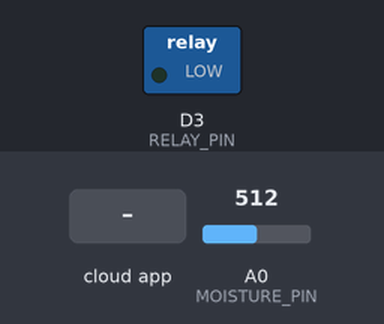
Simulated run of this sketch. Board: ESP8266 (NodeMCU). Shown: switched loads named in the sketch (green lamp = pin HIGH). The inputs (shaded band) are chosen by the test bench; at power-on: A0 (MOISTURE_PIN) = 512. WiFi joins after 1.5 s; servers stay silent unless stated; the Firebase database answers and starts empty; what the sketch prints to the serial monitor is not drawn.

Above: at 2.7 s.
2.8 s: A0 (MOISTURE_PIN) set to 488
At 3.3 s:
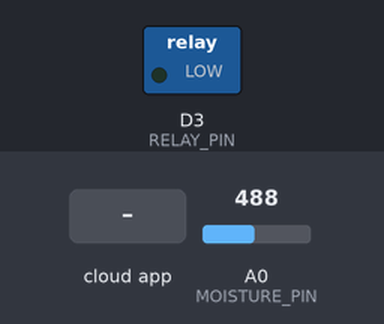
6.7 s: the phone or cloud app sets relay to 1
At 12.5 s:
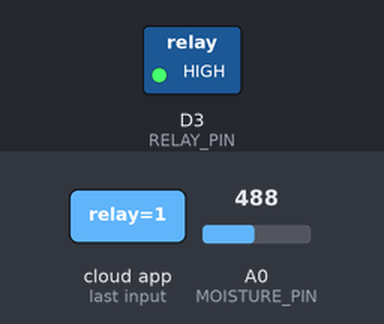
18.9 s: the phone or cloud app sets relay to 0
At 24.7 s:
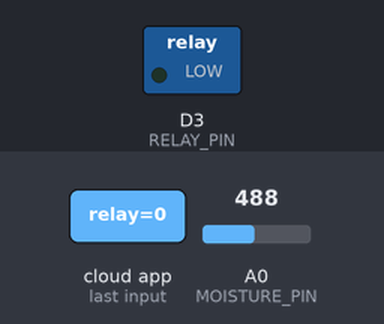
25.0 s: A0 (MOISTURE_PIN) set to 510
At 29.93 s:
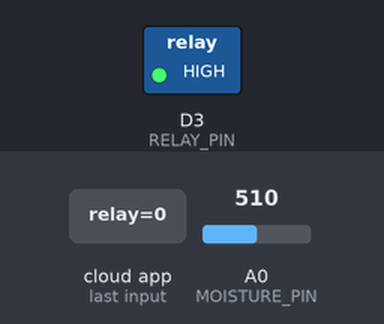
37.8 s: A0 (MOISTURE_PIN) set to 490
At 38.5 s:
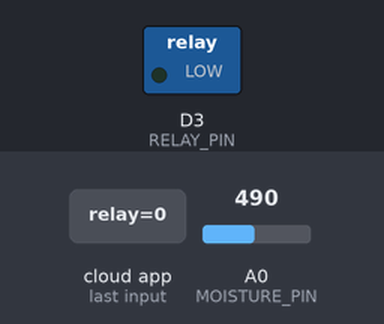
Timing chart, 0 to 40.8 s (numbered marks = the images above; inputs shaded):
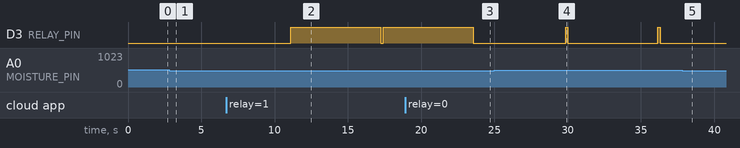

Measured:
- after the input at 2.8 s, D3 (RELAY_PIN): stays LOW (without the input it goes to HIGH after 1.9 s)
- after the input at 6.7 s, D3 (RELAY_PIN): LOW → HIGH after 4.4 s, → LOW 6.2 s later, → HIGH 0.15 s later
- after the input at 18.9 s, D3 (RELAY_PIN): goes on until 23.6 s, then stays LOW
- after the input at 25.0 s, D3 (RELAY_PIN): alternates HIGH for 0.15 s and LOW for 6.2 s, starting after 4.9 s
- after the input at 37.8 s, D3 (RELAY_PIN): stays LOW (without the input it goes to HIGH after 4.7 s)

The sketch:

moisture-firebase.ino
```cpp
#include <Arduino.h>
#if defined(ESP32)
#include <WiFi.h>
#elif defined(ESP8266)
#include <ESP8266WiFi.h>
#endif
#include <Firebase_ESP_Client.h>


//Provide the token generation process info.
#include "addons/TokenHelper.h"
//Provide the RTDB payload printing info and other helper functions.
#include "addons/RTDBHelper.h"

// Insert your network credentials
#define WIFI_SSID "SM2"
#define WIFI_PASSWORD "Sinarmas1"

// Insert Firebase project API Key
#define API_KEY "AIzaSyBnkCUlVyOtaz369WUwMbXQK700HMCtw7U"

// Insert RTDB URLefine the RTDB URL */
#define DATABASE_URL "https://moisture-c02cc-default-rtdb.firebaseio.com"

//Define Firebase Data object
FirebaseData fbdo;

FirebaseAuth auth;
FirebaseConfig config;

const int MOISTURE_PIN = A0;
int RELAY_PIN = D3;
int RELAY_PIN1 = D3;
const int MOISTURE_THRESHOLD = 500;

//unsigned long sendDataPrevMillis = 0;
//int count = 0;
bool signupOK = false;
String sValue, sValue2;
void setup() {
  pinMode(RELAY_PIN, OUTPUT);
  Serial.begin(115200 );
  WiFi.begin(WIFI_SSID, WIFI_PASSWORD);
  Serial.print("Connecting to Wi-Fi");
  digitalWrite(RELAY_PIN, LOW);
  while (WiFi.status() != WL_CONNECTED) {
    Serial.print(".");
    delay(100);
  }
  Serial.println();
  Serial.print("Connected with IP: ");
  Serial.println(WiFi.localIP());
  Serial.println();

  /* Assign the api key (required) */
  config.api_key = API_KEY;

  /* Assign the RTDB URL (required) */
  config.database_url = DATABASE_URL;

  /* Sign up */
  if (Firebase.signUp(&config, &auth, "", "")) {
    Serial.println("ok");
    signupOK = true;
  }
  else {
    Serial.printf("%s\n", config.signer.signupError.message.c_str());
  }

  /* Assign the callback function for the long running token generation task */
  config.token_status_callback = tokenStatusCallback; //see addons/TokenHelper.h

  Firebase.begin(&config, &auth);
  Firebase.reconnectWiFi(true);
}

void loop() {
  delay(3000);

  int moistureLevel = analogRead(MOISTURE_PIN);


  Serial.print("kelembaban tanah sebesar: ");
  Serial.println(moistureLevel);

  if (Firebase.ready() && signupOK ) {


    // Write an Float number on the database path test/float
    if (Firebase.RTDB.setFloat(&fbdo, "DHT/temperature", moistureLevel)) {
      Serial.println("PASSED");
      Serial.print("Kelembaban Tanah: ");
      Serial.println(moistureLevel);
    }
    else {
      Serial.println("FAILED");
      Serial.println("REASON: " + fbdo.errorReason());
    }
    if (moistureLevel > MOISTURE_THRESHOLD) {
      // Turn on the relay
      digitalWrite(RELAY_PIN, HIGH);
    } else {
      // Turn off the relay
      digitalWrite(RELAY_PIN, LOW);
    }
    if (Firebase.RTDB.getString(&fbdo, "/DHT/relay")) {
      if (fbdo.dataType() == "string") {
        sValue = fbdo.stringData();
        int a = sValue.toInt();
        Serial.println(a);
        if (a == 1) {
          digitalWrite(RELAY_PIN, HIGH);
        } else {
          digitalWrite(RELAY_PIN, LOW);
        }
      }
    }
    else {
      Serial.println(fbdo.errorReason());
    }


    // Wait for 1 second
    delay(3000);


  }

}
```
